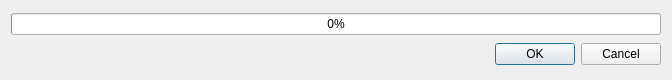
<?xml version="1.0" encoding="UTF-8"?>
<ui version="4.0">
 <class>Dialog</class>
 <widget class="QDialog" name="Dialog">
  <property name="geometry">
   <rect>
    <x>0</x>
    <y>0</y>
    <width>672</width>
    <height>80</height>
   </rect>
  </property>
  <property name="windowTitle">
   <string>地图切片</string>
  </property>
  <layout class="QVBoxLayout" name="verticalLayout">
   <item>
    <widget class="QProgressBar" name="progressBar">
     <property name="value">
      <number>0</number>
     </property>
     <property name="textDirection">
      <enum>QProgressBar::BottomToTop</enum>
     </property>
    </widget>
   </item>
   <item>
    <widget class="QDialogButtonBox" name="buttonBox">
     <property name="orientation">
      <enum>Qt::Horizontal</enum>
     </property>
     <property name="standardButtons">
      <set>QDialogButtonBox::Cancel|QDialogButtonBox::Ok</set>
     </property>
    </widget>
   </item>
  </layout>
 </widget>
 <resources/>
 <connections>
  <connection>
   <sender>buttonBox</sender>
   <signal>accepted()</signal>
   <receiver>Dialog</receiver>
   <slot>accept()</slot>
   <hints>
    <hint type="sourcelabel">
     <x>248</x>
     <y>254</y>
    </hint>
    <hint type="destinationlabel">
     <x>157</x>
     <y>274</y>
    </hint>
   </hints>
  </connection>
  <connection>
   <sender>buttonBox</sender>
   <signal>rejected()</signal>
   <receiver>Dialog</receiver>
   <slot>reject()</slot>
   <hints>
    <hint type="sourcelabel">
     <x>316</x>
     <y>260</y>
    </hint>
    <hint type="destinationlabel">
     <x>286</x>
     <y>274</y>
    </hint>
   </hints>
  </connection>
 </connections>
</ui>
